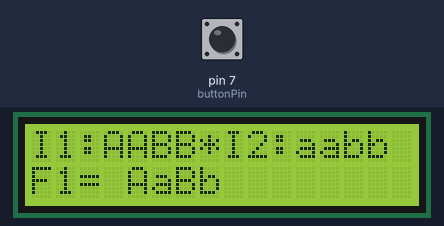
This sketch was run on a simulated Arduino Uno, built with avr-gcc and run on an emulated ATmega328P. Parts: 16×2 character LCD. Inputs (shaded band) come from the test bench; at power-on: pin 7 (buttonPin) LOW. What the sketch prints to the serial monitor is not drawn.

Above: at 2.2 s.
2.3 s: pin 7 (buttonPin) pulled HIGH for 0.15 s
At 3.1 s:
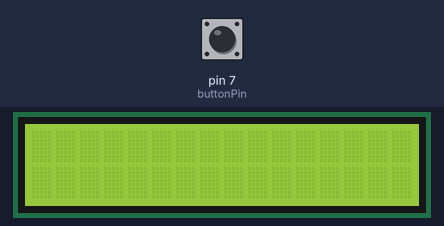
At 3.9 s:
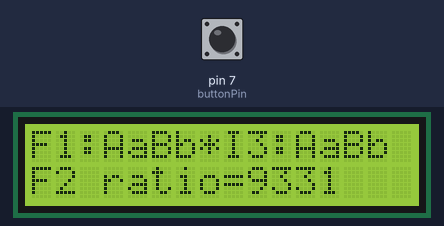
Timing chart, 0 to 5.4 s (numbered marks = the images above; inputs shaded):
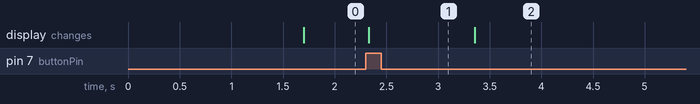

The sketch:

Mendel_data_LCD.ino
```cpp
#include <LiquidCrystal_I2C.h>

#include <Wire.h>

LiquidCrystal_I2C lcd(0x27,  16, 2);

int buttonPin = 7;

int state = 0;
bool just_changed = true;
String f1_result;
String f2_result;

// Function to generate Punnett square and return all 16 offspring
// 16 slot matrix is generated by combining the 2 parents gametes
// Each gamete is a 2-character string, each character is an allele
// The gametes are combined in the following way:
// p1_gametes[0][0] + p2_gametes[0][0]
// p1_gametes[0][0] + p2_gametes[0][1]
// p1_gametes[0][1] + p2_gametes[0][0]
// p1_gametes[0][1] + p2_gametes[0][1]
void generatePunnettSquare(String parent1, String parent2, String offspring[16]) {
  // Extract alleles from parents
  char p1_a1 = parent1.charAt(0), p1_a2 = parent1.charAt(1);
  char p1_b1 = parent1.charAt(2), p1_b2 = parent1.charAt(3);
  char p2_a1 = parent2.charAt(0), p2_a2 = parent2.charAt(1);
  char p2_b1 = parent2.charAt(2), p2_b2 = parent2.charAt(3);

  // Generate all 16 combinations
  int index = 0;

  // Parent1 gametes: a1b1, a1b2, a2b1, a2b2
  // Parent2 gametes: a1b1, a1b2, a2b1, a2b2
  char p1_gametes[4][2] = {{p1_a1,p1_b1}, {p1_a1,p1_b2}, {p1_a2,p1_b1}, {p1_a2,p1_b2}};
  char p2_gametes[4][2] = {{p2_a1,p2_b1}, {p2_a1,p2_b2}, {p2_a2,p2_b1}, {p2_a2,p2_b2}};

  // Matrix calculation for creating the punett square
  // On each row we would add the 2 gametes together and then sort them by dominant first
  // Iterate over the rows
  for (int i = 0; i < 4; i++) {
    // Iterate over the collumns
    for (int j = 0; j < 4; j++) {
      String child = "";

      // Combine A alleles and sort (A before a)
      char a_alleles[2] = {p1_gametes[i][0], p2_gametes[j][0]};
      if (a_alleles[0] > a_alleles[1]) {
        char temp = a_alleles[0];
        a_alleles[0] = a_alleles[1];
        a_alleles[1] = temp;
      }

      // Combine B alleles and sort (B before b)
      char b_alleles[2] = {p1_gametes[i][1], p2_gametes[j][1]};
      if (b_alleles[0] > b_alleles[1]) {
        char temp = b_alleles[0];
        b_alleles[0] = b_alleles[1];
        b_alleles[1] = temp;
      }

      child += a_alleles[0];
      child += a_alleles[1];
      child += b_alleles[0];
      child += b_alleles[1];

      offspring[index] = child;
      index++;
    }
  }
}

// Function to calculate F2 phenotype ratios, get the matrix from generatePunnettSquare
// Calculate ratio through the following gene types:
// A_B_
// A_bb
// aaB_
// aabb
String calculateF2Ratio(String parent1, String parent2) {
  String offspring[16];
  generatePunnettSquare(parent1, parent2, offspring);

  // The 4 ratios
  int counts[4] = {0, 0, 0, 0}; // A_B_, A_bb, aaB_, aabb

  // Count phenotypes
  for (int i = 0; i < 16; i++) {
    String genotype = offspring[i];
    bool hasA = (genotype.charAt(0) == 'A' || genotype.charAt(1) == 'A');
    bool hasB = (genotype.charAt(2) == 'B' || genotype.charAt(3) == 'B');

    if (hasA && hasB) counts[0]++;      // A_B_
    else if (hasA && !hasB) counts[1]++; // A_bb
    else if (!hasA && hasB) counts[2]++; // aaB_
    else counts[3]++;                    // aabb
  }

  // Simple GCD calculation without recursion
  int gcd = counts[0];
  for (int i = 1; i < 4; i++) {
    if (counts[i] > 0) {
      int a = gcd, b = counts[i];
      while (b != 0) {
        int temp = b;
        b = a % b;
        a = temp;
      }
      gcd = a;
    }
  }

  if (gcd == 0) gcd = 1; // Prevent division by zero

  // Create ratio string
  String ratio = "";
  for (int i = 0; i < 4; i++) {
    ratio += String(counts[i] / gcd);
  }

  return ratio;
}

// Simple function to print results
void printResults(String parent1, String parent2) {
  Serial.println("Cross: " + parent1 + " × " + parent2);
  String ratio = calculateF2Ratio(parent1, parent2);
  Serial.println("F2 Ratio: " + ratio + " (A_B_:A_bb:aaB_:aabb)");
  Serial.println("------------------------");
}

// Take the first allele from each parent and return it as the first possible combination
String mendelF1Generator(String parent1, String parent2) {
  // Extract alleles from each parent
  // Parent format: AABB -> A,A,B,B or AaBb -> A,a,B,b
  char p1_allele1_A = parent1.charAt(0);  // First A locus allele
  char p1_allele2_A = parent1.charAt(1);  // Second A locus allele
  char p1_allele1_B = parent1.charAt(2);  // First B locus allele
  char p1_allele2_B = parent1.charAt(3);  // Second B locus allele

  char p2_allele1_A = parent2.charAt(0);  // First A locus allele
  char p2_allele2_A = parent2.charAt(1);  // Second A locus allele
  char p2_allele1_B = parent2.charAt(2);  // First B locus allele
  char p2_allele2_B = parent2.charAt(3);  // Second B locus allele

  // Generate the first possible F1 combination
  // Take first allele from each locus of each parent
  String f1_offspring = "";

  // For A locus: take first allele from parent1 and first allele from parent2
  f1_offspring += p1_allele1_A;
  f1_offspring += p2_allele1_A;

  // For B locus: take first allele from parent1 and first allele from parent2
  f1_offspring += p1_allele1_B;
  f1_offspring += p2_allele1_B;

  // Sort alleles within each locus to maintain standard format (dominant first)
  String result = "";

  // Sort A locus alleles (A comes before a)
  if (f1_offspring.charAt(0) <= f1_offspring.charAt(1)) {
    result += f1_offspring.charAt(0);
    result += f1_offspring.charAt(1);
  } else {
    result += f1_offspring.charAt(1);
    result += f1_offspring.charAt(0);
  }

  // Sort B locus alleles (B comes before b)
  if (f1_offspring.charAt(2) <= f1_offspring.charAt(3)) {
    result += f1_offspring.charAt(2);
    result += f1_offspring.charAt(3);
  } else {
    result += f1_offspring.charAt(3);
    result += f1_offspring.charAt(2);
  }

  return result;
}


// Example usage function
void setup() {
  Serial.begin(9600);

  lcd.init();
  // turn on the backlight
  lcd.backlight();

  pinMode(buttonPin,INPUT);

  // Test examples
  Serial.println("Mendel F1 Generator Examples:");
  Serial.println("Parent1: AABB, Parent2: aabb -> " + mendelF1Generator("AABB", "aabb"));
  Serial.println("Parent1: AaBb, Parent2: AaBb -> " + mendelF1Generator("AaBb", "AaBb"));
  Serial.println("Parent1: AAbb, Parent2: aaBB -> " + mendelF1Generator("AAbb", "aaBB"));
  Serial.println("Parent1: Aabb, Parent2: AaBb -> " + mendelF1Generator("Aabb", "AaBb"));

  Serial.println("Punnett Square and F2 Ratio Calculator\n");

  // Test examples
  printResults("AaBb", "AaBb");  // Should be 9331
  printResults("AABB", "aabb");  // Should be 1000
  printResults("AABb", "AaBb");  // Should be 3100
  printResults("Aabb", "aaBb");  // Should be 1111
  printResults("AABB", "AABB");  // Should be 1000
}

void loop() {

  int buttonState = digitalRead(buttonPin);

  if (buttonState == HIGH && state == 0) {
    state = 1;
    just_changed = true;
  }

  if (just_changed) {
    lcd.clear();

    if (state==0) {

      // REPLACE THESE WITH USER INPUT
      String input1 = "AABB";
      String input2 = "aabb";

      f1_result = mendelF1Generator(input1,input2);
      //wait  for a second
      delay(1000);
      // tell the screen to write on the top row
      lcd.setCursor(0,0);
      // tell the screen to write “hello, from” on the top  row
      lcd.print("I1:" + input1 + "*" + "I2:" + input2);
      // tell the screen to write on the bottom  row
      lcd.setCursor(0,1);
      // tell the screen to write “Arduino_uno_guy”  on the bottom row
      // you can change whats in the quotes to be what you want  it to be!
      lcd.print("F1= " + f1_result);

      just_changed = false;
      Serial.println(state);
    } else if (state==1) {
      // REPLACE THESE WITH USER INPUT
      String input3 = "AaBb";

      f2_result = calculateF2Ratio(f1_result, input3);
      printResults(f1_result, input3);  // Should be 9331
      //wait  for a second
      delay(1000);
      // tell the screen to write on the top row
      lcd.setCursor(0,0);
      // tell the screen to write “hello, from” on the top  row
      lcd.print("F1:" + f1_result + "*" + "I3:" +  input3);
      // tell the screen to write on the bottom  row
      lcd.setCursor(0,1);
      // tell the screen to write “Arduino_uno_guy”  on the bottom row
      // you can change whats in the quotes to be what you want  it to be!
      lcd.print("F2 ratio=" + f2_result);
    }
    just_changed = false;
    Serial.println(state);
  }
}
```

Measured:
- after the input at 2.3 s, the display: changes at once (image 1)
